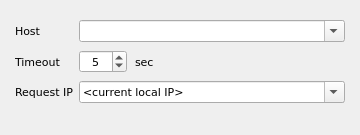
<?xml version="1.0" encoding="UTF-8"?>
<ui version="4.0">
 <class>DhcpWidget</class>
 <widget class="QWidget" name="DhcpWidget">
  <property name="geometry">
   <rect>
    <x>0</x>
    <y>0</y>
    <width>360</width>
    <height>135</height>
   </rect>
  </property>
  <property name="font">
   <font>
    <family>DejaVu Sans</family>
    <pointsize>8</pointsize>
   </font>
  </property>
  <property name="windowTitle">
   <string>Form</string>
  </property>
  <layout class="QFormLayout" name="formLayout">
   <property name="verticalSpacing">
    <number>8</number>
   </property>
   <property name="leftMargin">
    <number>15</number>
   </property>
   <property name="topMargin">
    <number>20</number>
   </property>
   <property name="rightMargin">
    <number>15</number>
   </property>
   <property name="bottomMargin">
    <number>25</number>
   </property>
   <item row="0" column="0">
    <widget class="QLabel" name="label">
     <property name="text">
      <string>Host</string>
     </property>
     <property name="buddy">
      <cstring>cmbHost</cstring>
     </property>
    </widget>
   </item>
   <item row="0" column="1">
    <widget class="QComboBox" name="cmbHost">
     <property name="inputMethodHints">
      <set>Qt::ImhExclusiveInputMask</set>
     </property>
     <property name="editable">
      <bool>true</bool>
     </property>
    </widget>
   </item>
   <item row="1" column="0">
    <widget class="QLabel" name="label_2">
     <property name="text">
      <string>Timeout</string>
     </property>
     <property name="buddy">
      <cstring>spinTimeout</cstring>
     </property>
    </widget>
   </item>
   <item row="1" column="1">
    <layout class="QHBoxLayout" name="horizontalLayout">
     <property name="spacing">
      <number>8</number>
     </property>
     <item>
      <widget class="QSpinBox" name="spinTimeout">
       <property name="alignment">
        <set>Qt::AlignCenter</set>
       </property>
       <property name="minimum">
        <number>1</number>
       </property>
       <property name="maximum">
        <number>600</number>
       </property>
       <property name="value">
        <number>5</number>
       </property>
      </widget>
     </item>
     <item>
      <widget class="QLabel" name="label_4">
       <property name="text">
        <string>sec</string>
       </property>
      </widget>
     </item>
     <item>
      <spacer name="horizontalSpacer">
       <property name="orientation">
        <enum>Qt::Horizontal</enum>
       </property>
       <property name="sizeHint" stdset="0">
        <size>
         <width>40</width>
         <height>20</height>
        </size>
       </property>
      </spacer>
     </item>
    </layout>
   </item>
   <item row="2" column="0">
    <widget class="QLabel" name="label_3">
     <property name="text">
      <string>Request IP</string>
     </property>
     <property name="buddy">
      <cstring>cmbRequestIp</cstring>
     </property>
    </widget>
   </item>
   <item row="2" column="1">
    <widget class="QComboBox" name="cmbRequestIp">
     <property name="editable">
      <bool>true</bool>
     </property>
     <item>
      <property name="text">
       <string>&lt;current local IP&gt;</string>
      </property>
     </item>
    </widget>
   </item>
  </layout>
 </widget>
 <resources/>
 <connections/>
</ui>
